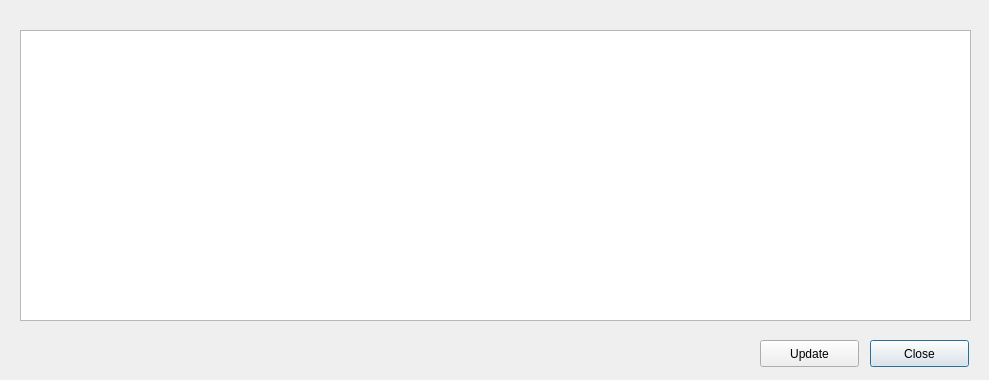
<?xml version="1.0" encoding="UTF-8"?>
<ui version="4.0">
 <class>Dialog</class>
 <widget class="QDialog" name="Dialog">
  <property name="geometry">
   <rect>
    <x>0</x>
    <y>0</y>
    <width>989</width>
    <height>380</height>
   </rect>
  </property>
  <property name="windowTitle">
   <string>Log File</string>
  </property>
  <widget class="QTextBrowser" name="logBrowser">
   <property name="geometry">
    <rect>
     <x>20</x>
     <y>30</y>
     <width>951</width>
     <height>291</height>
    </rect>
   </property>
  </widget>
  <widget class="QPushButton" name="logCloseButton">
   <property name="geometry">
    <rect>
     <x>870</x>
     <y>340</y>
     <width>99</width>
     <height>27</height>
    </rect>
   </property>
   <property name="text">
    <string>Close</string>
   </property>
  </widget>
  <widget class="QPushButton" name="logUpdateButton">
   <property name="geometry">
    <rect>
     <x>760</x>
     <y>340</y>
     <width>99</width>
     <height>27</height>
    </rect>
   </property>
   <property name="text">
    <string>Update</string>
   </property>
  </widget>
 </widget>
 <resources/>
 <connections/>
</ui>
